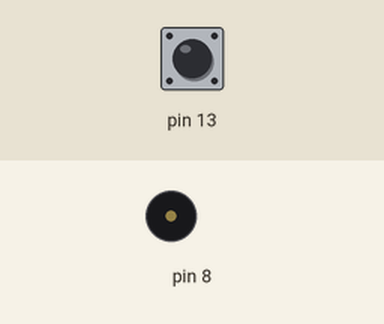
The sketch below on a simulated Arduino Uno, built with avr-gcc and run on an emulated ATmega328P. On the bench: buzzer (waves = sounding). Inputs (shaded band) come from the test bench; at power-on: pin 13 HIGH.

Above: at 1.2 s.
1.3 s: pin 13 pulled LOW for 0.15 s
At 3.5 s:
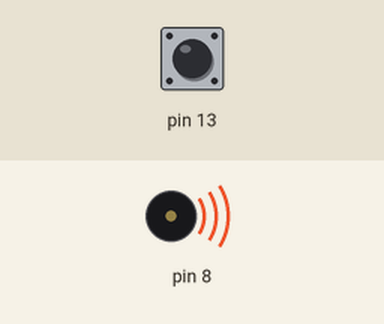
4.3 s: pin 13 pulled LOW for 3.2 s
Timing chart, 0 to 11.8 s (numbered marks = the images above; inputs shaded):
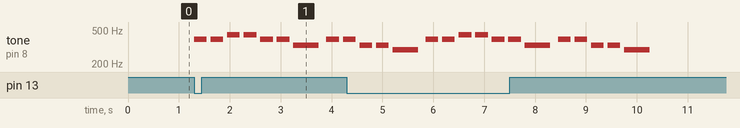

Measured:
- after the input at 1.3 s, tone on pin 8: plays 392 Hz for 0.25 s, 392 Hz for 0.25 s, 440 Hz for 0.25 s, 440 Hz for 0.25 s, 392 Hz for 0.25 s, 392 Hz for 0.25 s … (9 notes in this stretch), starting at once

The sketch:

sketch_jul09e.ino
```cpp
#define NOTE_C1  262
#define NOTE_D1  294
#define NOTE_E1  330
#define NOTE_F1  349
#define NOTE_G1  392
#define NOTE_A1  440
#define NOTE_B1  494
#define NOTE_C2  523
int music[]={
  NOTE_G1, NOTE_G1, NOTE_A1, NOTE_A1, NOTE_G1, NOTE_G1, NOTE_E1, NOTE_G1, NOTE_G1, NOTE_E1, NOTE_E1, NOTE_D1,
};
int tonelen[]{
  4,4,4,4,4,4,2,
  4,4,4,4,2
};
int alllen=12;

void setup() {
  // put your setup code here, to run once:
  pinMode(13, INPUT_PULLUP);

}

void loop() {
  // put your main code here, to run repeatedly:
  if(!digitalRead(13)){
    playmusic();
  }
}

void playmusic(){
  for(int i = 0; i < alllen; i++){
    tone(8, music[i], 1000/tonelen[i]);
    delay(1000/tonelen[i]*1.3);
  }
}
```
